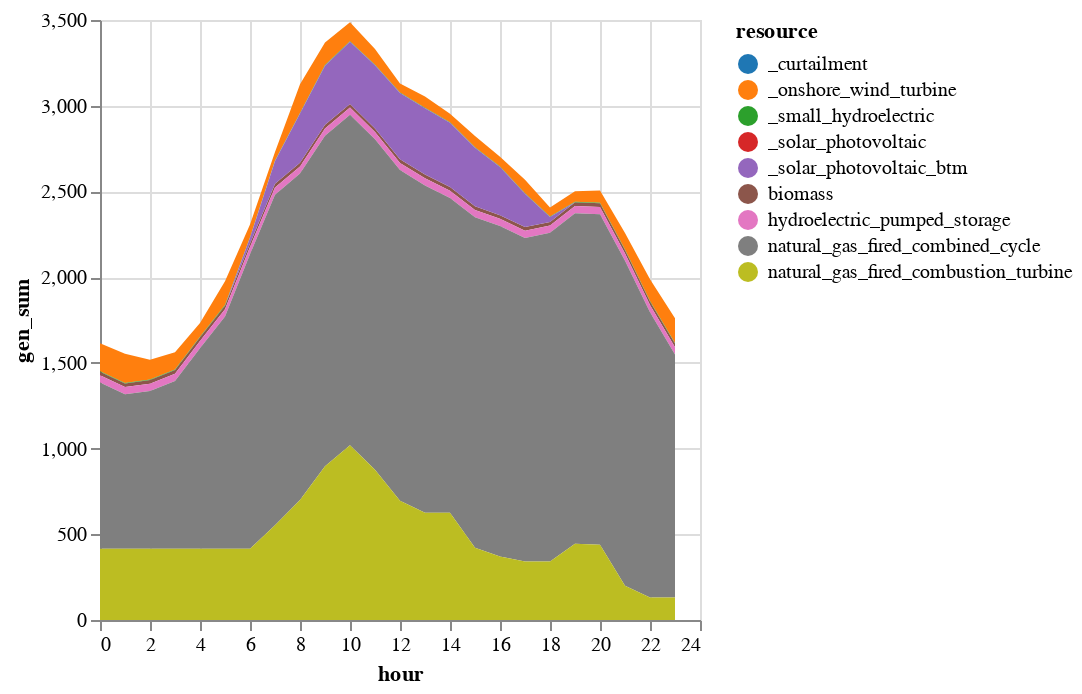

The notebook cell this image was saved under:
### Code cell
solution = unit_commitment_full(gen_df_sens, loads_multi, gen_variable_multi, 0.02);
 # To keep solve times to a few minutes, we increase the MIP gap tolerance
 # in this more complex case to 2% (mip_gap=0.02). You can play with this setting to see 
 # how the MIP gap affects solve times on your computer.
   

# Add in BTM solar and curtailment and plot results

sol_gen = innerjoin(solution.gen, 
                    gen_df[!, [:r_id, :resource]], 
                    on = :r_id)
sol_gen = combine(groupby(sol_gen, [:resource, :hour]), 
            :gen => sum)

# Rename generators (for plotting purposes)
sol_gen[sol_gen.resource .== "solar_photovoltaic", :resource] .= "_solar_photovoltaic"
sol_gen[sol_gen.resource .== "onshore_wind_turbine", :resource] .= "_onshore_wind_turbine"
sol_gen[sol_gen.resource .== "small_hydroelectric", :resource] .= "_small_hydroelectric"

# BTM solar
btm = DataFrame(resource = repeat(["_solar_photovoltaic_btm"]; outer=length(T_period)), 
    hour = T_period,
    gen_sum = gen_variable_multi[gen_variable_multi.gen_full .== "wec_sdge_solar_photovoltaic_1.0",:cf] * 600)
append!(sol_gen, btm)

# Curtailment
curtail = combine(groupby(solution.curtail, [:hour]),
            :curt => sum)
curtail[!, :resource] .= "_curtailment"
rename!(curtail, :curt_sum => :gen_sum)
append!(sol_gen, curtail[:,[:resource, :hour, :gen_sum]])

# Rescale hours
sol_gen.hour = sol_gen.hour .- T_period[1]

sol_gen |>
@vlplot(:area, 
    x=:hour, y={:gen_sum, stack=:zero}, 
    color={"resource:n", scale={scheme="category10"}})

### Figure 1 — Vega-Lite specification as saved in the notebook (floating-point values rounded to 4 significant figures; data arrays with more than 128 entries replaced by an {"elided": "..."} marker saying what was removed)
{"data": {"values": {"elided": "216 records"}}, "encoding": {"color": {"field": "resource", "scale": {"scheme": "category10"}, "type": "nominal"}, "x": {"field": "hour", "type": "quantitative"}, "y": {"field": "gen_sum", "stack": "zero", "type": "quantitative"}}, "mark": "area"}
